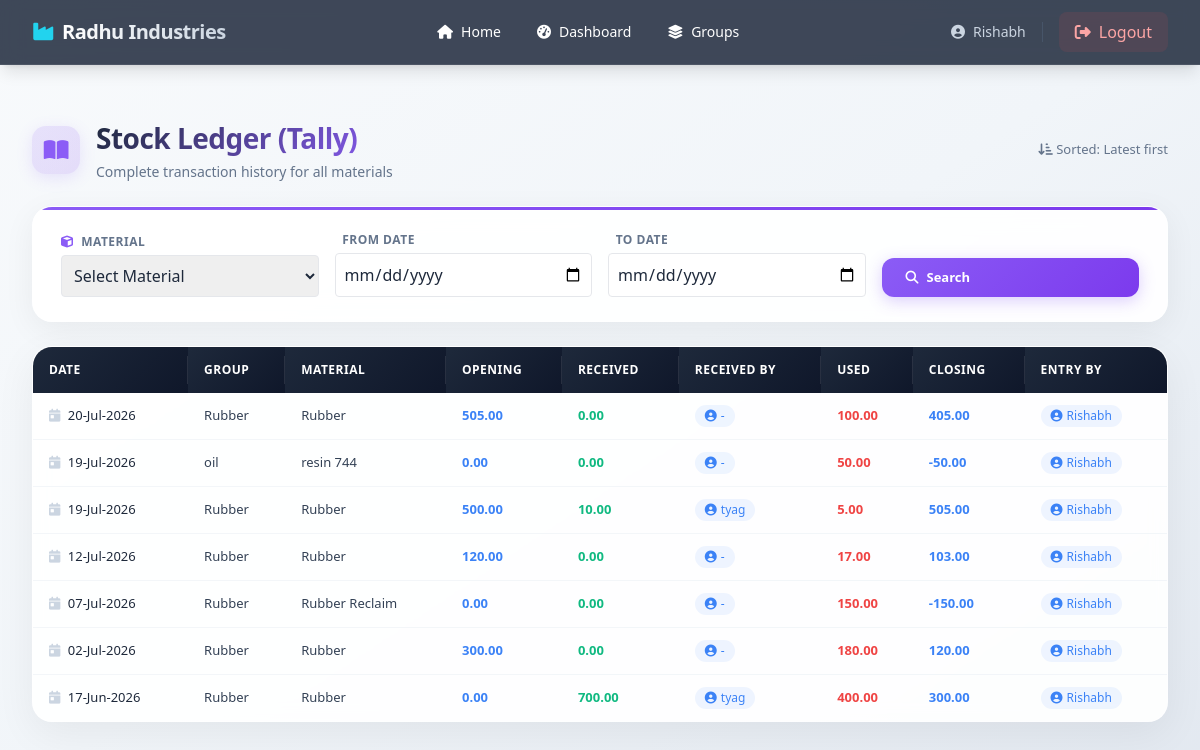
Before: /raw-materials/tally/ (signed in) with the older database file.
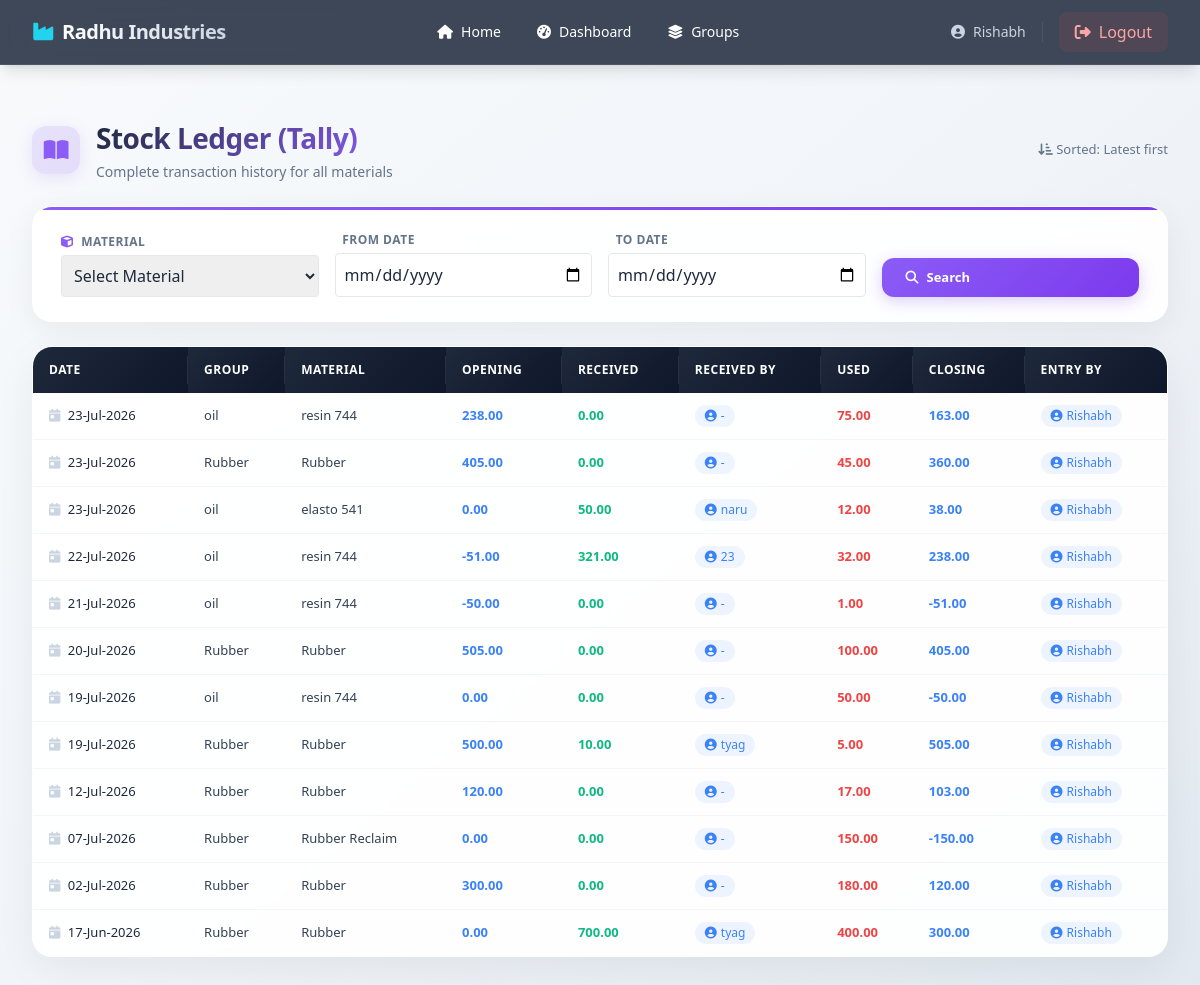
After: the same page with the newer database file.
### rawmaterials/models.py (models this page shows, shortened)
class StockEntry(models.Model):
    material = models.ForeignKey(
        Material,
        on_delete=models.CASCADE,
        related_name="entries"
    )
    date = models.DateField()
    opening = models.DecimalField(
        max_digits=12,
        decimal_places=2
    )
    received_quantity = models.DecimalField(
        max_digits=12,
        decimal_places=2,
        default=0
    )
    received_by = models.CharField(
        max_length=150,
        blank=True
    )
    used_quantity = models.DecimalField(
        max_digits=12,
        decimal_places=2,
        default=0
    )
    closing = models.DecimalField(
        max_digits=12,
        decimal_places=2
    )
    created_by = models.ForeignKey(
        User,
        on_delete=models.SET_NULL,
        null=True
    )
    created_at = models.DateTimeField(auto_now_add=True)
    class Meta:
        ordering = ["-date", "-id"]
        unique_together = ("material", "date")

class Material(models.Model):
    group = models.ForeignKey(
        MaterialGroup,
        on_delete=models.CASCADE,
        related_name="materials"
    )
    name = models.CharField(max_length=150)
    unit = models.CharField(
        max_length=20,
        default="Kg"
    )
    minimum_stock = models.DecimalField(
        max_digits=12,
        decimal_places=2,
        default=0
    )
    class Meta:
        ordering = ["group", "name"]
    def __str__(self):
        return self.name

class MaterialGroup(models.Model):
    name = models.CharField(max_length=100, unique=True)
    class Meta:
        ordering = ["name"]

### rawmaterials/views.py (the view, shortened to what this page needs)
@login_required
def tally_view(request):
    form = TallyFilterForm(request.GET or None)
    entries = (
        StockEntry.objects
        .select_related(
            "material",
            "material__group",
            "created_by",
        )
        .order_by("-date", "-id")    # <-- CHANGE: "-date" instead of "date", "-id" instead of "id"
    )                                #     (Latest date first, then latest id first)
    material = None
    from_date = None
    to_date = None
    today = date.today()    # <-- NEW LINE: Get today's date for highlighting
    for entry in entries:    # <-- NEW LOOP: Iterate through all entries
        entry.is_today = (entry.date == today)    # <-- NEW: Set flag if date matches today
    context = {
        "form": form,
        "entries": entries,
        "material": material,
        "today": today,    # <-- NEW: Pass today to template
    }
    return render(
        request,
        "rawmaterials/tally.html",
        context,
    )

### rawmaterials/forms.py
class TallyFilterForm(forms.Form):
    material = forms.ModelChoiceField(
        queryset=Material.objects.select_related("group").all(),
        required=False,
        empty_label="Select Material",
        widget=forms.Select(attrs={
            "class": "w-full border rounded p-2"
        })
    )
    from_date = forms.DateField(
        required=False,
        widget=forms.DateInput(attrs={
            "type": "date",
            "class": "w-full border rounded p-2"
        })
    )
    to_date = forms.DateField(
        required=False,
        widget=forms.DateInput(attrs={
            "type": "date",
            "class": "w-full border rounded p-2"
        })
    )

### templates/rawmaterials/tally.html (shortened to what this page needs)
{% extends "base_layout.html" %}
{% load static %}
{% block nav_desktop %}
  <a href="{% url 'home' %}" class="nav-link px-4 py-2 rounded-lg flex items-center gap-2"><i class="fas fa-home"></i> Home</a>
  <a href="{% url 'raw_dashboard' %}" class="nav-link px-4 py-2 rounded-lg flex items-center gap-2"><i class="fas fa-tachometer-alt"></i> Dashboard</a>
  <a href="" class="nav-link px-4 py-2 rounded-lg flex items-center gap-2"><i class="fas fa-layer-group"></i> Groups</a>
{% endblock %}
{% block content %}
{% load static %}
<div class="ledger-container">
    <div class="page-header">
        <div class="page-header-icon">
            <i class="fas fa-book-open"></i>
        </div>
        <div>
            <h1>Stock Ledger (Tally)</h1>
            <span class="subtitle">Complete transaction history for all materials</span>
        </div>
        <div style="margin-left: auto; font-size: 13px; color: #64748b;">
            <i class="fas fa-sort-amount-down-alt"></i>
            Sorted: Latest first
        </div>
    </div>
    <div class="filter-card">
        <form method="get" class="filter-grid">
            <div class="filter-group">
                <label><i class="fas fa-cube"></i> Material</label>
                {{ form.material }}
            </div>
            <div class="filter-group">
                <label> From Date</label>
                {{ form.from_date }}
            </div>
            <div class="filter-group">
                <label> To Date</label>
                {{ form.to_date }}
            </div>
            <div class="filter-group" style="grid-column: span 1;">
                <button type="submit" class="search-btn">
                    <i class="fas fa-search"></i>
                    Search
                </button>
            </div>
        </form>
    </div>
    <div class="table-container">
        <div class="table-wrapper">
            <table class="ledger-table">
                <thead>
                    <tr>
                        <th>Date</th>
                        <th>Group</th>
                        <th>Material</th>
                        <th>Opening</th>
                        <th>Received</th>
                        <th>Received By</th>
                        <th>Used</th>
                        <th>Closing</th>
                        <th>Entry By</th>
                    </tr>
                </thead>
                <tbody>
                    {% for row in entries %}
                    <tr class="{% if row.is_today %}entry-today{% endif %}">
                        <td class="date-cell">
                            <i class="fas fa-calendar-day mr-1 text-slate-300"></i>
                            {{ row.date|date:"d-M-Y" }}
                        </td>
                        <td class="font-medium text-slate-700">{{ row.material.group.name }}</td>
                        <td class="font-medium text-slate-700">{{ row.material.name }}</td>
                        <td class="val-neutral">{{ row.opening }}</td>
                        <td class="val-positive">{{ row.received_quantity }}</td>
                        <td>
                            <span class="user-badge">
                                <i class="fas fa-user-circle"></i>
                                {{ row.received_by|default:"-" }}
                            </span>
                        </td>
                        <td class="val-negative">{{ row.used_quantity }}</td>
                        <td class="val-neutral">{{ row.closing }}</td>
                        <td>
                            <span class="user-badge">
                                <i class="fas fa-user-circle"></i>
                                {{ row.created_by|default:"-" }}
                            </span>
                        </td>
                    </tr>
                    {% endfor %}
                </tbody>
            </table>
        </div>
    </div>
</div>
{% endblock %}

### templates/base_layout.html (shortened to what this page needs)
<!DOCTYPE html>
<html lang="en">
<head>
    <script src="https://cdn.tailwindcss.com"></script>
    <link rel="stylesheet" href="https://cdnjs.cloudflare.com/ajax/libs/font-awesome/6.5.0/css/all.min.css">
</head>
<body class="bg-gradient-to-br from-slate-50 via-slate-100 to-slate-200 min-h-screen text-slate-800 font-sans">
{% if user.is_authenticated %}
<nav class="glass-nav text-white sticky top-0 z-50 shadow-lg">
    <div class="max-w-7xl mx-auto px-4 sm:px-6 lg:px-8">
        <div class="flex items-center justify-between h-16">
            <a href="{% url 'home' %}" class="flex items-center gap-2 font-bold text-xl tracking-tight">
                <i class="fas fa-industry text-cyan-400"></i>
                <span class="bg-gradient-to-r from-white to-slate-300 bg-clip-text text-transparent">Radhu Industries</span>
            </a>
            <div class="hidden md:flex items-center gap-1 text-sm font-medium">
                {% block nav_desktop %}{% endblock %}
            </div>
            <div class="flex items-center gap-4">
                <span class="hidden sm:inline text-slate-300 text-sm font-medium border-r border-slate-600 pr-4">
                    <i class="fas fa-user-circle mr-2"></i>{{ user.username }}
                </span>
                <a href="{% url 'logout' %}" class="flex items-center gap-2 px-4 py-2 rounded-lg bg-red-500/10 hover:bg-red-500/20 text-red-300 hover:text-red-200 transition-all">
                    <i class="fas fa-sign-out-alt"></i>
                    <span class="hidden sm:inline">Logout</span>
                </a>
            </div>
        </div>
    </div>
</nav>
{% endif %}
<main class="max-w-7xl mx-auto px-4 sm:px-6 lg:px-8 py-8">
    {% block content %}{% endblock %}
</main>
</body>
</html>

### templates/base_layout.html (style rules this page uses)
.glass-nav { background: rgba(30, 41, 59, 0.85); backdrop-filter: blur(10px); -webkit-backdrop-filter: blur(10px); border-bottom: 1px solid rgba(255,255,255,0.08); }
.nav-link { transition: all 0.2s ease; }

### templates/rawmaterials/tally.html (style rules this page uses)
.ledger-container { padding: 20px 0; }
.page-header { display: flex; align-items: center; gap: 16px; margin-bottom: 24px; flex-wrap: wrap; }
.page-header-icon { width: 48px; height: 48px; background: linear-gradient(135deg, rgba(139, 92, 246, 0.15), rgba(124, 58, 237, 0.15)); border-radius: 14px; display: flex; align-items: center; justify-content: center; font-size: 22px; color: #8b5cf6; box-shadow: 0 4px 16px rgba(139, 92, 246, 0.15); }
.page-header h1 { font-size: 28px; font-weight: 800; background: linear-gradient(135deg, #1e293b, #8b5cf6); -webkit-background-clip: text; -webkit-text-fill-color: transparent; background-clip: text; letter-spacing: -0.5px; }
.page-header .subtitle { font-size: 14px; color: #64748b; font-weight: 400; display: block; margin-top: 2px; }
.filter-card { background: rgba(255, 255, 255, 0.92); backdrop-filter: blur(12px); border: 1px solid rgba(255, 255, 255, 0.3); border-radius: 20px; padding: 24px 28px; box-shadow: 0 8px 32px rgba(0, 0, 0, 0.06); transition: all 0.3s ease; margin-bottom: 24px; position: relative; overflow: hidden; }
.filter-card::before { content: ''; position: absolute; top: 0; left: 0; right: 0; height: 3px; background: linear-gradient(90deg, #8b5cf6, #7c3aed, #8b5cf6); background-size: 200% 100%; animation: gradientSlide 3s ease-in-out infinite; }
.filter-grid { display: grid; grid-template-columns: repeat(auto-fit, minmax(180px, 1fr)); gap: 16px; align-items: end; }
.filter-group label { display: block; font-size: 12px; font-weight: 600; color: #64748b; text-transform: uppercase; letter-spacing: 0.5px; margin-bottom: 4px; }
.filter-group label i { margin-right: 4px; color: #8b5cf6; }
.search-btn { display: inline-flex; align-items: center; gap: 8px; padding: 10px 24px; background: linear-gradient(135deg, #8b5cf6, #7c3aed); border: none; border-radius: 12px; color: white; font-weight: 600; font-size: 13px; transition: all 0.3s ease; box-shadow: 0 4px 16px rgba(139, 92, 246, 0.3); cursor: pointer; width: 100%; }
.table-container { background: rgba(255, 255, 255, 0.92); backdrop-filter: blur(8px); border: 1px solid rgba(255, 255, 255, 0.3); border-radius: 20px; overflow: hidden; box-shadow: 0 12px 40px rgba(0, 0, 0, 0.06); transition: all 0.3s ease; }
.table-wrapper { overflow-x: auto; -webkit-overflow-scrolling: touch; }
.ledger-table { width: 100%; min-width: 800px; border-collapse: separate; border-spacing: 0; }
.ledger-table thead th { padding: 14px 16px; text-align: left; font-size: 12px; font-weight: 600; text-transform: uppercase; letter-spacing: 0.5px; color: white; background: linear-gradient(135deg, #1e293b, #0f172a); position: sticky; top: 0; z-index: 10; white-space: nowrap; }
.ledger-table thead th:not(:last-child)::after { content: ''; position: absolute; right: 0; top: 20%; height: 60%; width: 1px; background: rgba(255, 255, 255, 0.1); }
.ledger-table tbody td { padding: 12px 16px; font-size: 13px; border-bottom: 1px solid rgba(226, 232, 240, 0.4); transition: all 0.2s ease; white-space: nowrap; }
.ledger-table tbody tr { transition: all 0.2s ease; cursor: default; }
.ledger-table tbody tr:last-child td { border-bottom: none; }
.val-positive { color: #10b981; font-weight: 600; }
.val-negative { color: #ef4444; font-weight: 600; }
.val-neutral { color: #3b82f6; font-weight: 600; }
.user-badge { display: inline-flex; align-items: center; gap: 4px; padding: 2px 10px; border-radius: 12px; background: rgba(59, 130, 246, 0.08); color: #3b82f6; font-size: 12px; }

Changed rows visible on the page:
added StockEntry: date "23-Jul-2026", material.group.name "oil", material.name "resin 744", opening "238.00", received_quantity "0.00", received_by "-", used_quantity "75.00", closing "163.00", created_by "Rishabh"
added StockEntry: date "23-Jul-2026", material.group.name "Rubber", material.name "Rubber", opening "405.00", received_quantity "0.00", received_by "-", used_quantity "45.00", closing "360.00", created_by "Rishabh"
added StockEntry: date "23-Jul-2026", material.group.name "oil", material.name "elasto 541", opening "0.00", received_quantity "50.00", received_by "naru", used_quantity "12.00", closing "38.00", created_by "Rishabh"
added StockEntry: date "22-Jul-2026", material.group.name "oil", material.name "resin 744", opening "-51.00", received_quantity "321.00", received_by "23", used_quantity "32.00", closing "238.00", created_by "Rishabh"
added StockEntry: date "21-Jul-2026", material.group.name "oil", material.name "resin 744", opening "-50.00", received_quantity "0.00", received_by "-", used_quantity "1.00", closing "-51.00", created_by "Rishabh"
